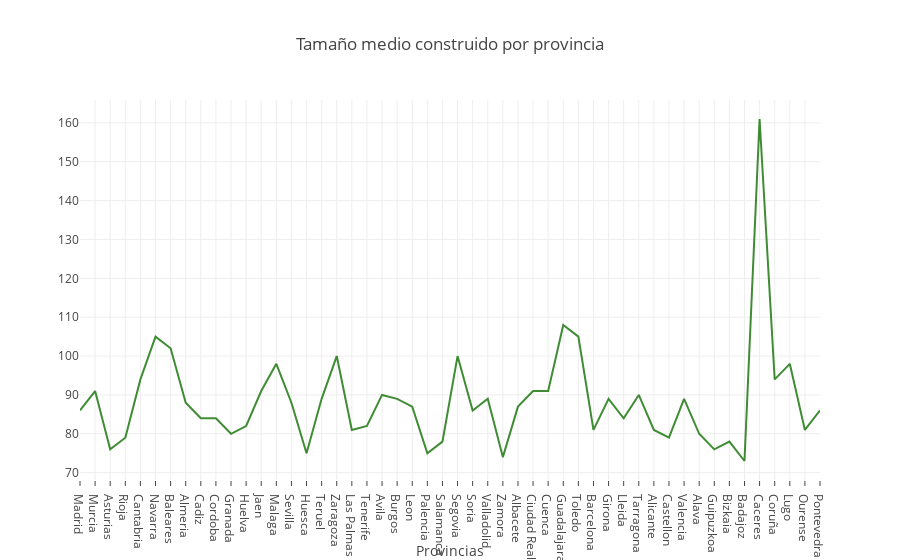

The notebook cell saved with this chart:
### Code cell
import plotly.graph_objs as go
# Creating trace1
trace1 = go.Scatter(
                    x = df['provincias'],
                    y = df['Tamaño medio construido'],
                    name = 'Tamaño medio construido',
                    mode= 'lines',
                    marker = dict(color = 'rgba(16, 112, 2, 0.8)'),
                    text = df['Tamaño medio construido'])
data = [trace1]

layout = dict(title = 'Tamaño medio construido por provincia',
             xaxis= dict(title= 'Provincias',ticklen= 5)
           )
fig = go.Figure(data = data, layout=layout)
iplot(fig)

### Figure 1 — Plotly figure (JSON) as saved in the notebook; plotly's stock layout.template omitted (floating-point values rounded to 4 significant figures)
{"data": [{"marker": {"color": "rgba(16, 112, 2, 0.8)"}, "mode": "lines", "name": "Tamaño medio construido", "text": [86, 91, 76, 79, 94, 105, 102, 88, 84, 84, 80, 82, 91, 98, 88, 75, 89, 100, 81, 82, 90, 89, 87, 75, 78, 100, 86, 89, 74, 87, 91, 91, 108, 105, 81, 89, 84, 90, 81, 79, 89, 80, 76, 78, 73, 161, 94, 98, 81, 86], "type": "scatter", "uid": "3cfe76e9-b4ab-4921-9549-072bd649e2b6", "x": ["Madrid", "Murcia", "Asturias", "Rioja", "Cantabria", "Navarra", "Baleares", "Almeria", "Cadiz", "Cordoba", "Granada", "Huelva", "Jaen", "Malaga", "Sevilla", "Huesca", "Teruel", "Zaragoza", "Las Palmas", "Tenerife", "Avila", "Burgos", "Leon", "Palencia", "Salamanca", "Segovia", "Soria", "Valladolid", "Zamora", "Albacete", "Ciudad Real", "Cuenca", "Guadalajara", "Toledo", "Barcelona", "Girona", "Lleida", "Tarragona", "Alicante", "Castellon", "Valencia", "Alava", "Guipuzkoa", "Bizkaia", "Badajoz", "Caceres", "Coruña", "Lugo", "Ourense", "Pontevedra"], "y": [86, 91, 76, 79, 94, 105, 102, 88, 84, 84, 80, 82, 91, 98, 88, 75, 89, 100, 81, 82, 90, 89, 87, 75, 78, 100, 86, 89, 74, 87, 91, 91, 108, 105, 81, 89, 84, 90, 81, 79, 89, 80, 76, 78, 73, 161, 94, 98, 81, 86]}], "layout": {"title": {"text": "Tamaño medio construido por provincia"}, "xaxis": {"ticklen": 5, "title": {"text": "Provincias"}}}}
